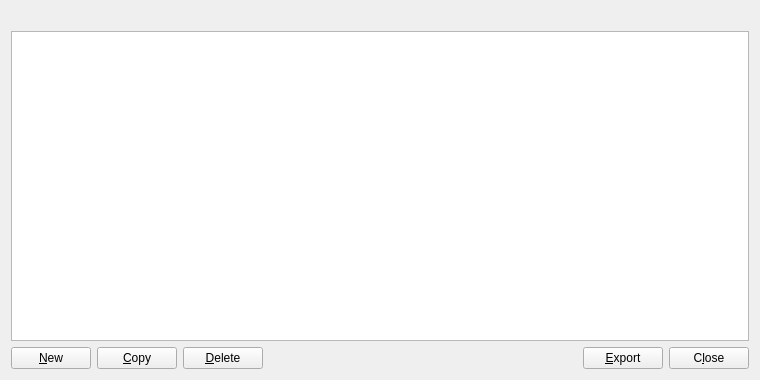
<?xml version="1.0" encoding="UTF-8"?>
<ui version="4.0">
 <class>AddressBookPage</class>
 <widget class="QWidget" name="AddressBookPage">
  <property name="geometry">
   <rect>
    <x>0</x>
    <y>0</y>
    <width>760</width>
    <height>380</height>
   </rect>
  </property>
  <layout class="QVBoxLayout" name="verticalLayout">
   <item>
    <widget class="QLabel" name="labelExplanation">
     <property name="textFormat">
      <enum>Qt::PlainText</enum>
     </property>
     <property name="wordWrap">
      <bool>true</bool>
     </property>
    </widget>
   </item>
   <item>
    <widget class="QTableView" name="tableView">
     <property name="palette">
      <palette>
       <active>
        <colorrole role="Text">
         <brush brushstyle="SolidPattern">
          <color alpha="255">
           <red>51</red>
           <green>51</green>
           <blue>51</blue>
          </color>
         </brush>
        </colorrole>
       </active>
       <inactive>
        <colorrole role="Text">
         <brush brushstyle="SolidPattern">
          <color alpha="255">
           <red>51</red>
           <green>51</green>
           <blue>51</blue>
          </color>
         </brush>
        </colorrole>
       </inactive>
       <disabled>
        <colorrole role="Text">
         <brush brushstyle="SolidPattern">
          <color alpha="255">
           <red>85</red>
           <green>85</green>
           <blue>85</blue>
          </color>
         </brush>
        </colorrole>
       </disabled>
      </palette>
     </property>
     <property name="contextMenuPolicy">
      <enum>Qt::CustomContextMenu</enum>
     </property>
     <property name="toolTip">
      <string>Right-click to edit address or label</string>
     </property>
     <property name="tabKeyNavigation">
      <bool>false</bool>
     </property>
     <property name="alternatingRowColors">
      <bool>true</bool>
     </property>
     <property name="selectionMode">
      <enum>QAbstractItemView::SingleSelection</enum>
     </property>
     <property name="selectionBehavior">
      <enum>QAbstractItemView::SelectRows</enum>
     </property>
     <property name="sortingEnabled">
      <bool>true</bool>
     </property>
     <attribute name="verticalHeaderVisible">
      <bool>false</bool>
     </attribute>
    </widget>
   </item>
   <item>
    <layout class="QHBoxLayout" name="horizontalLayout">
     <item>
      <widget class="QPushButton" name="newAddress">
       <property name="toolTip">
        <string>Create a new address</string>
       </property>
       <property name="text">
        <string>&amp;New</string>
       </property>
       <property name="icon">
        <iconset resource="../axo.qrc">
         <normaloff>:/icons/add</normaloff>:/icons/add</iconset>
       </property>
       <property name="autoDefault">
        <bool>false</bool>
       </property>
      </widget>
     </item>
     <item>
      <widget class="QPushButton" name="copyAddress">
       <property name="toolTip">
        <string>Copy the currently selected address to the system clipboard</string>
       </property>
       <property name="text">
        <string>&amp;Copy</string>
       </property>
       <property name="icon">
        <iconset resource="../axo.qrc">
         <normaloff>:/icons/editcopy</normaloff>:/icons/editcopy</iconset>
       </property>
       <property name="autoDefault">
        <bool>false</bool>
       </property>
      </widget>
     </item>
     <item>
      <widget class="QPushButton" name="deleteAddress">
       <property name="toolTip">
        <string>Delete the currently selected address from the list</string>
       </property>
       <property name="text">
        <string>&amp;Delete</string>
       </property>
       <property name="icon">
        <iconset resource="../axo.qrc">
         <normaloff>:/icons/remove</normaloff>:/icons/remove</iconset>
       </property>
       <property name="autoDefault">
        <bool>false</bool>
       </property>
      </widget>
     </item>
     <item>
      <spacer name="horizontalSpacer">
       <property name="orientation">
        <enum>Qt::Horizontal</enum>
       </property>
       <property name="sizeHint" stdset="0">
        <size>
         <width>40</width>
         <height>20</height>
        </size>
       </property>
      </spacer>
     </item>
     <item>
      <widget class="QPushButton" name="exportButton">
       <property name="toolTip">
        <string>Export the data in the current tab to a file</string>
       </property>
       <property name="text">
        <string>&amp;Export</string>
       </property>
       <property name="icon">
        <iconset resource="../axo.qrc">
         <normaloff>:/icons/export</normaloff>:/icons/export</iconset>
       </property>
       <property name="autoDefault">
        <bool>false</bool>
       </property>
      </widget>
     </item>
     <item>
      <widget class="QPushButton" name="closeButton">
       <property name="sizePolicy">
        <sizepolicy hsizetype="Minimum" vsizetype="Minimum">
         <horstretch>0</horstretch>
         <verstretch>0</verstretch>
        </sizepolicy>
       </property>
       <property name="text">
        <string>C&amp;lose</string>
       </property>
       <property name="autoDefault">
        <bool>false</bool>
       </property>
      </widget>
     </item>
    </layout>
   </item>
  </layout>
 </widget>
 <resources>
  <include location="../axo.qrc"/>
 </resources>
 <connections/>
</ui>
